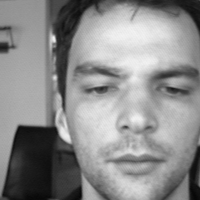
#> input picture BioID-Auto-Generated-FaceDatabase-V1.2/BioID_0000_10.pgm, 200 x 200 px, given in place of BioID_0000_10.pgm.pgm, which was not available
$ python flip_BIOID.py ../BioID-Auto-Generated-FaceDatabase-V1.2/BioID_0000_10.pgm
#> lines starting #> are read from the running program, lines starting #| are printed output that depends on the picture
'''
Author: Leong Wei Zhen
Description: Python code to flip the BIOID image horizontally
Dependencies: 	1) OpenCV
		2) Matplotlib Python package
'''

# command to be run in terminal
# python flip_BIOID.py <BIOID_number>

import cv2
import numpy as np
import matplotlib.pyplot as pl
import matplotlib.image as mpimg
import sys
import os

number = sys.argv[1]

# read the image file
img = cv2.imread('BioID-FaceDatabase-V1.2/BioID_'+number+'.pgm',0)
#> img is the input picture: shape (200, 200); min 6, max 242, mean 139.2

# will flip the image horizontally
flip_img=cv2.flip(img,1)
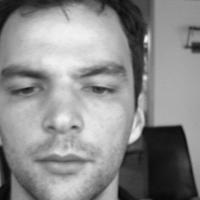
#> flip_img: shape (200, 200); min 6, max 242, mean 139.2

# write a copy of the flipped image
cv2.imwrite('BioID_'+number+'_flip.pgm',flip_img)

# open the anootation (coordinates of the eye)
#> (the run stopped early here; a loop or call above may not have finished)

$ run again, on BioID-Auto-Generated-FaceDatabase-V1.2/BioID_0000_11.pgm
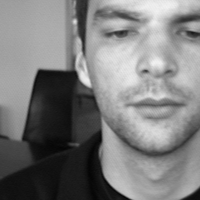
#> input picture BioID-Auto-Generated-FaceDatabase-V1.2/BioID_0000_11.pgm, 200 x 200 px, given in place of BioID_0000_11.pgm.pgm, which was not available
#> img is the input picture: shape (200, 200); min 4, max 241, mean 124
#> `flip_img=cv2.flip(img,1)`:
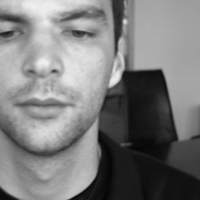
#> flip_img: shape (200, 200); min 4, max 241, mean 124

$ run again, on BioID-Auto-Generated-FaceDatabase-V1.2/BioID_0000_12.pgm
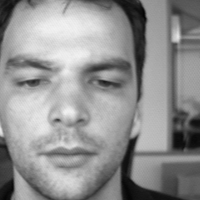
#> input picture BioID-Auto-Generated-FaceDatabase-V1.2/BioID_0000_12.pgm, 200 x 200 px, given in place of BioID_0000_12.pgm.pgm, which was not available
#> img is the input picture: shape (200, 200); min 4, max 242, mean 144.4
#> `flip_img=cv2.flip(img,1)`:
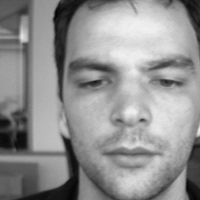
#> flip_img: shape (200, 200); min 4, max 242, mean 144.4
